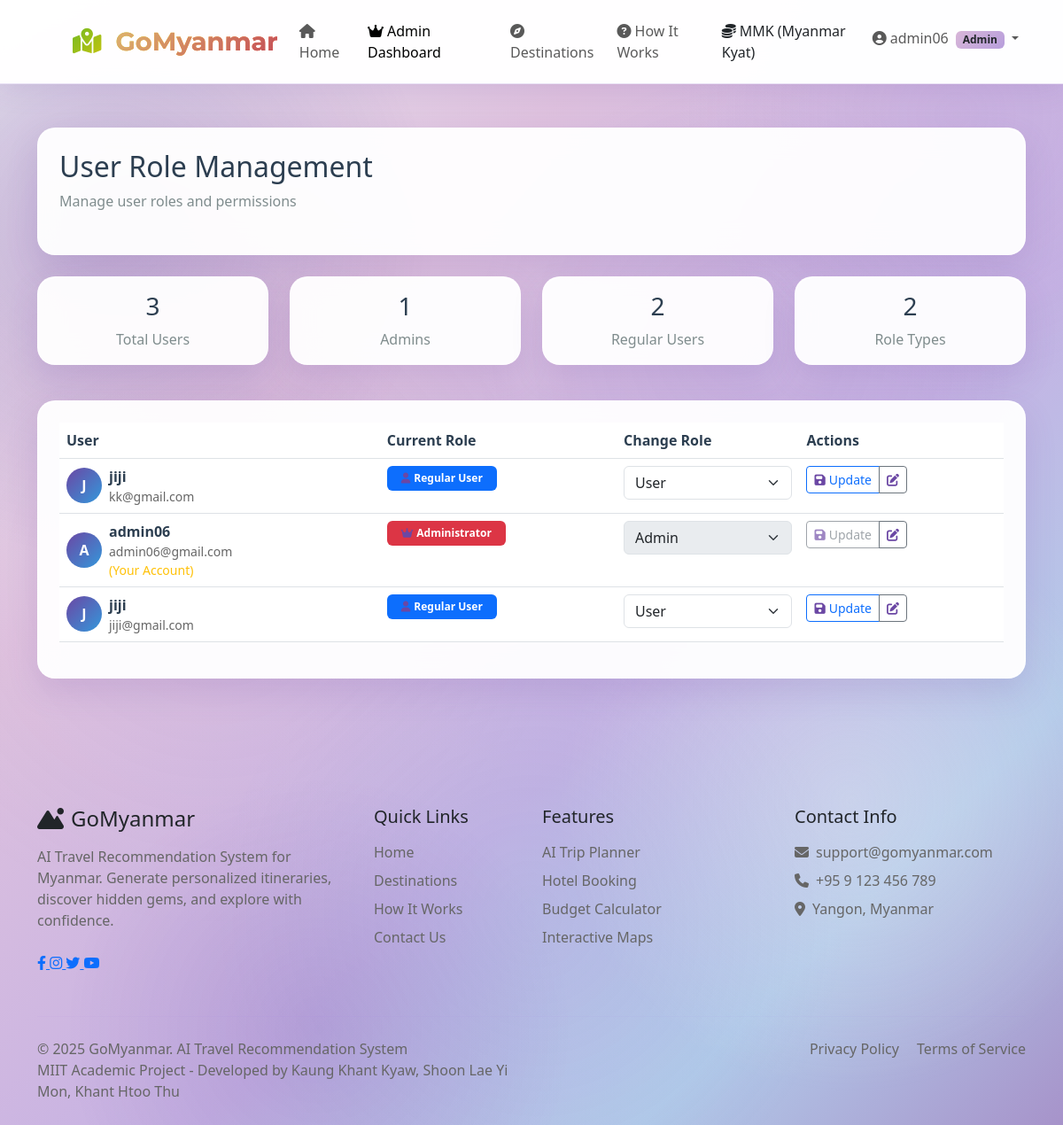
The page /users/admin/users/roles/ (signed in) on the database its author committed.
### users/models.py (models this page shows, shortened)
class CustomUser(AbstractUser):
    USER_TYPE_CHOICES = (
        ('user', 'User'),
        ('admin', 'Admin'),
    )
    username = models.CharField(
        _('username'),
        max_length=150,
        unique=False,  # CHANGED: This allows duplicate usernames
        help_text=_('Required. 150 characters or fewer. Letters, digits and @/./+/-/_ only.'),
    )
    email = models.EmailField(
        _('email address'),
        unique=True,  # CHANGED: Email must be unique
        error_messages={
            'unique': _("A user with that email already exists."),
        },
    )
    USERNAME_FIELD = 'email'  # Login with email
    REQUIRED_FIELDS = ['username']  # Username is still required but not for login
    objects = CustomUserManager()
    user_type = models.CharField(max_length=20, choices=USER_TYPE_CHOICES, default='user')
    profile_picture = models.ImageField(upload_to='profile_pics/', blank=True, null=True)
    bio = models.TextField(blank=True)
    phone_number = models.CharField(max_length=20, blank=True)
    location = models.CharField(max_length=100, blank=True)
    followers = models.ManyToManyField('self', symmetrical=False, related_name='following', blank=True)
    class Meta:
        verbose_name = _('user')
        verbose_name_plural = _('users')
        ordering = ['email', 'username']
    def is_admin_user(self):
        return self.user_type == 'admin' or self.is_staff or self.is_superuser

### users/views_admin.py (the view)
# urls.py: path('admin/users/roles/', views_admin.AdminUserRolesView.as_view(), name='admin_dashboard_user_roles'),
class AdminUserRolesView(LoginRequiredMixin, AdminRequiredMixin, TemplateView):
    template_name = 'users/admin_user_roles.html'
    def get_context_data(self, **kwargs):
        context = super().get_context_data(**kwargs)
        users = CustomUser.objects.all().order_by('-date_joined')
        context['users'] = users
        context['user_types'] = CustomUser.USER_TYPE_CHOICES
        context['admin_count'] = users.filter(user_type='admin').count()
        context['user_count'] = users.filter(user_type='user').count()
        return context

### templates/users/admin_user_roles.html (shortened to what this page needs)
{% extends 'base.html' %}
{% block content %}
<div class="container py-5 mt-5">
    <div class="card-glass p-4 mb-4">
        <div class="d-flex justify-content-between align-items-center mb-4">
            <div>
                <h2 class="mb-2" style="color: #2c3e50;">User Role Management</h2>
                <p class="mb-0" style="color: #7f8c8d;">Manage user roles and permissions</p>
            </div>
        </div>
    </div>
    <div class="row mb-4">
        <div class="col-md-3 col-sm-6 mb-3">
            <div class="card-glass p-3 text-center">
                <h3 class="mb-2" style="color: #2c3e50;">{{ users.count }}</h3>
                <p class="mb-0" style="color: #7f8c8d;">Total Users</p>
            </div>
        </div>
        <div class="col-md-3 col-sm-6 mb-3">
            <div class="card-glass p-3 text-center">
                <h3 class="mb-2" style="color: #2c3e50;">{{ admin_count }}</h3>
                <p class="mb-0" style="color: #7f8c8d;">Admins</p>
            </div>
        </div>
        <div class="col-md-3 col-sm-6 mb-3">
            <div class="card-glass p-3 text-center">
                <h3 class="mb-2" style="color: #2c3e50;">{{ user_count }}</h3>
                <p class="mb-0" style="color: #7f8c8d;">Regular Users</p>
            </div>
        </div>
        <div class="col-md-3 col-sm-6 mb-3">
            <div class="card-glass p-3 text-center">
                <h3 class="mb-2" style="color: #2c3e50;">2</h3>
                <p class="mb-0" style="color: #7f8c8d;">Role Types</p>
            </div>
        </div>
    </div>
    <div class="card-glass p-4">
        <form method="post" id="roleForm">
            <div class="table-responsive">
                <table class="table table-hover">
                    <thead>
                        <tr>
                            <th style="color: #2c3e50;">User</th>
                            <th style="color: #2c3e50;">Current Role</th>
                            <th style="color: #2c3e50;">Change Role</th>
                            <th style="color: #2c3e50;">Actions</th>
                        </tr>
                    </thead>
                    <tbody>
                        {% for user in users %}
                        <tr>
                            <td>
                                <div class="d-flex align-items-center">
                                    {% if user.profile_picture %}
                                    <img src="{{ user.profile_picture.url }}" alt="{{ user.username }}"
                                         class="rounded-circle me-2" width="40" height="40">
                                    {% else %}
                                    <div class="rounded-circle bg-light d-flex align-items-center justify-content-center me-2"
                                         style="width: 40px; height: 40px; background: linear-gradient(135deg, #6B47A4, #3498db);">
                                        <span class="text-white fw-bold">{{ user.username|first|upper }}</span>
                                    </div>
                                    {% endif %}
                                    <div>
                                        <strong style="color: #2c3e50;">{{ user.username }}</strong>
                                        <div class="text-gray small">{{ user.email }}</div>
                                        {% if user == request.user %}
                                        <div class="text-warning small">(Your Account)</div>
                                        {% endif %}
                                    </div>
                                </div>
                            </td>
                            <td>
                                {% if user.user_type == 'admin' %}
                                <span class="badge bg-danger px-3 py-2">
                                    <i class="fas fa-crown me-1"></i>Administrator
                                </span>
                                {% else %}
                                <span class="badge bg-primary px-3 py-2">
                                    <i class="fas fa-user me-1"></i>Regular User
                                </span>
                                {% endif %}
                            </td>
                            <td>
                                <select name="user_type" class="form-select role-select"
                                        data-user-id="{{ user.id }}"
                                        {% if user == request.user %}disabled{% endif %}>
                                    {% for value, label in user_types %}
                                    <option value="{{ value }}" {% if user.user_type == value %}selected{% endif %}>
                                        {{ label }}
                                    </option>
                                    {% endfor %}
                                </select>
                            </td>
                            <td>
                                <div class="btn-group" role="group">
                                    <button type="submit" class="btn btn-sm btn-outline-primary save-role-btn"
                                            name="action" value="update_role"
                                            data-user-id="{{ user.id }}"
                                            {% if user == request.user %}disabled{% endif %}>
                                        <i class="fas fa-save me-1"></i>Update
                                    </button>
                                    <a href="/admin/users/customuser/{{ user.id }}/change/"
                                       class="btn btn-sm btn-outline-secondary">
                                        <i class="fas fa-edit"></i>
                                    </a>
                                </div>
                            </td>
                        </tr>
                        {% endfor %}
                    </tbody>
                </table>
            </div>
        </form>
    </div>
</div>
{% endblock %}

### templates/base.html (shortened to what this page needs)
<!DOCTYPE html>
<html lang="en">
<head>
    <link href="https://cdn.jsdelivr.net/npm/bootstrap@5.3.0-alpha1/dist/css/bootstrap.min.css" rel="stylesheet">
    <link rel="stylesheet" href="https://cdnjs.cloudflare.com/ajax/libs/font-awesome/6.4.0/css/all.min.css">
    <link href="/static/css/custom.css" rel="stylesheet">
</head>
<body>
    <nav class="navbar navbar-expand-lg navbar-light fixed-top">
        <div class="container">
<a class="navbar-brand" href="{% url 'home' %}">
    <i class="fas fa-map-marked-alt me-2" style="color: #DEB56D;"></i>
    <span style="background: linear-gradient(135deg, #DEB56D, #C44D56); -webkit-background-clip: text; -webkit-text-fill-color: transparent;">GoMyanmar</span>
</a>
            <div class="collapse navbar-collapse" id="navbarNav">
                <ul class="navbar-nav me-auto">
                    <li class="nav-item">
                        <a class="nav-link {% if request.path == '/' %}active{% endif %}" href="{% url 'home' %}">
                            <i class="fas fa-home me-1"></i>Home
                        </a>
                    </li>
                    {% if user.is_authenticated %}
                        {% if user.is_admin_user %}
                        <li class="nav-item">
                            <a class="nav-link {% if 'admin' in request.path %}active{% endif %}" href="{% url 'users:admin_dashboard' %}">
                                <i class="fas fa-crown me-1"></i>Admin Dashboard
                            </a>
                        </li>
                        {% endif %}
                    {% endif %}
                    <li class="nav-item">
                        <a class="nav-link" href="#">
                            <i class="fas fa-compass me-1"></i>Destinations
                        </a>
                    </li>
                    <li class="nav-item">
                        <a class="nav-link" href="#">
                            <i class="fas fa-question-circle me-1"></i>How It Works
                        </a>
                    </li>
                </ul>
                <ul class="navbar-nav">
                    <li class="nav-item me-2">
                        <span class="currency-badge">
                            <i class="fas fa-coins me-1"></i>MMK (Myanmar Kyat)
                        </span>
                    </li>
                    {% if user.is_authenticated %}
                    <li class="nav-item dropdown">
                        <a class="nav-link dropdown-toggle" href="#" data-bs-toggle="dropdown">
                            <i class="fas fa-user-circle me-1"></i>{{ user.username }}
                            {% if user.is_admin_user %}
                            <span class="badge gradient-gold text-dark ms-1">Admin</span>
                            {% endif %}
                        </a>
                    </li>
                    {% endif %}
                </ul>
            </div>
        </div>
    </nav>
    <main class="pt-5">
        {% block content %}{% endblock %}
    </main>
    <footer class="py-5 mt-5">
        <div class="container">
            <div class="row">
                <div class="col-md-4 mb-4">
                    <h4 class="mb-3">
                        <i class="fas fa-mountain-sun me-2"></i>GoMyanmar
                    </h4>
                    <p class="text-gray">AI Travel Recommendation System for Myanmar. Generate personalized itineraries, discover hidden gems, and explore with confidence.</p>
                    <div class="mt-4">
                        <a href="#" class="social-icon">
                            <i class="fab fa-facebook-f"></i>
                        </a>
                        <a href="#" class="social-icon">
                            <i class="fab fa-instagram"></i>
                        </a>
                        <a href="#" class="social-icon">
                            <i class="fab fa-twitter"></i>
                        </a>
                        <a href="#" class="social-icon">
                            <i class="fab fa-youtube"></i>
                        </a>
                    </div>
                </div>
                <div class="col-md-2 mb-4">
                    <h5 class="mb-3">Quick Links</h5>
                    <ul class="list-unstyled">
                        <li class="mb-2"><a href="{% url 'home' %}" class="text-decoration-none text-gray">Home</a></li>
                        <li class="mb-2"><a href="#" class="text-decoration-none text-gray">Destinations</a></li>
                        <li class="mb-2"><a href="#" class="text-decoration-none text-gray">How It Works</a></li>
                        <li class="mb-2"><a href="#" class="text-decoration-none text-gray">Contact Us</a></li>
                    </ul>
                </div>
                <div class="col-md-3 mb-4">
                    <h5 class="mb-3">Features</h5>
                    <ul class="list-unstyled">
                        <li class="mb-2"><a href="#" class="text-decoration-none text-gray">AI Trip Planner</a></li>
                        <li class="mb-2"><a href="#" class="text-decoration-none text-gray">Hotel Booking</a></li>
                        <li class="mb-2"><a href="#" class="text-decoration-none text-gray">Budget Calculator</a></li>
                        <li class="mb-2"><a href="#" class="text-decoration-none text-gray">Interactive Maps</a></li>
                    </ul>
                </div>
                <div class="col-md-3 mb-4">
                    <h5 class="mb-3">Contact Info</h5>
                    <ul class="list-unstyled text-gray">
                        <li class="mb-2"><i class="fas fa-envelope me-2"></i>support@gomyanmar.com</li>
                        <li class="mb-2"><i class="fas fa-phone me-2"></i>+95 9 123 456 789</li>
                        <li class="mb-2"><i class="fas fa-map-marker-alt me-2"></i>Yangon, Myanmar</li>
                    </ul>
                </div>
            </div>
            <hr class="my-4" style="border-color: rgba(139, 92, 246, 0.1);">
            <div class="row">
                <div class="col-md-6">
                    <p class="mb-0 text-gray">&copy; 2025 GoMyanmar. AI Travel Recommendation System</p>
                    <p class="mb-0 text-gray">MIIT Academic Project - Developed by Kaung Khant Kyaw, Shoon Lae Yi Mon, Khant Htoo Thu</p>
                </div>
                <div class="col-md-6 text-md-end">
                    <a href="#" class="text-decoration-none text-gray me-3">Privacy Policy</a>
                    <a href="#" class="text-decoration-none text-gray">Terms of Service</a>
                </div>
            </div>
        </div>
    </footer>
</body>
</html>

### rows shown on the page
CustomUser: username "admin06", username|first "A", email "admin06@gmail.com", shows "(Your Account)", shows "Administrator", user_type "Admin"
CustomUser: username|first "J", username "jiji", email "kk@gmail.com", shows "Regular User", user_type "User"
CustomUser: username|first "J", username "jiji", email "jiji@gmail.com", shows "Regular User", user_type "User"

### other values the page prints
{{ users.count }} "3"
{{ admin_count }} "1"
{{ user_count }} "2"
